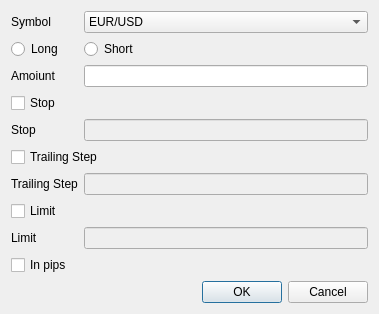
<?xml version="1.0" encoding="UTF-8"?>
<ui version="4.0">
 <class>OpenPos</class>
 <widget class="QDialog" name="OpenPos">
  <property name="geometry">
   <rect>
    <x>0</x>
    <y>0</y>
    <width>379</width>
    <height>310</height>
   </rect>
  </property>
  <property name="windowTitle">
   <string>Dialog</string>
  </property>
  <layout class="QFormLayout" name="formLayout">
   <item row="1" column="1">
    <widget class="QComboBox" name="comboBox">
     <item>
      <property name="text">
       <string>EUR/USD</string>
      </property>
     </item>
    </widget>
   </item>
   <item row="2" column="0">
    <widget class="QRadioButton" name="radioButton">
     <property name="text">
      <string>Long</string>
     </property>
    </widget>
   </item>
   <item row="4" column="0">
    <widget class="QLabel" name="label_2">
     <property name="text">
      <string>Amoiunt</string>
     </property>
    </widget>
   </item>
   <item row="4" column="1">
    <widget class="QLineEdit" name="lineEdit">
     <property name="inputMask">
      <string/>
     </property>
    </widget>
   </item>
   <item row="5" column="0">
    <widget class="QCheckBox" name="checkBox">
     <property name="text">
      <string>Stop</string>
     </property>
    </widget>
   </item>
   <item row="6" column="0">
    <widget class="QLabel" name="label_3">
     <property name="text">
      <string>Stop</string>
     </property>
    </widget>
   </item>
   <item row="6" column="1">
    <widget class="QLineEdit" name="lineEdit_2">
     <property name="enabled">
      <bool>false</bool>
     </property>
    </widget>
   </item>
   <item row="7" column="0" colspan="2">
    <widget class="QCheckBox" name="checkBox_2">
     <property name="text">
      <string>Trailing Step</string>
     </property>
    </widget>
   </item>
   <item row="8" column="0">
    <widget class="QLabel" name="label_4">
     <property name="text">
      <string>Trailing Step</string>
     </property>
    </widget>
   </item>
   <item row="8" column="1">
    <widget class="QLineEdit" name="lineEdit_3">
     <property name="enabled">
      <bool>false</bool>
     </property>
    </widget>
   </item>
   <item row="9" column="0">
    <widget class="QCheckBox" name="checkBox_3">
     <property name="text">
      <string>Limit</string>
     </property>
    </widget>
   </item>
   <item row="10" column="0">
    <widget class="QLabel" name="label_5">
     <property name="text">
      <string>Limit</string>
     </property>
    </widget>
   </item>
   <item row="10" column="1">
    <widget class="QLineEdit" name="lineEdit_4">
     <property name="enabled">
      <bool>false</bool>
     </property>
    </widget>
   </item>
   <item row="11" column="0">
    <widget class="QCheckBox" name="checkBox_4">
     <property name="text">
      <string>In pips</string>
     </property>
    </widget>
   </item>
   <item row="12" column="1">
    <widget class="QDialogButtonBox" name="buttonBox">
     <property name="orientation">
      <enum>Qt::Horizontal</enum>
     </property>
     <property name="standardButtons">
      <set>QDialogButtonBox::Cancel|QDialogButtonBox::Ok</set>
     </property>
    </widget>
   </item>
   <item row="1" column="0">
    <widget class="QLabel" name="label">
     <property name="text">
      <string>Symbol</string>
     </property>
    </widget>
   </item>
   <item row="2" column="1">
    <widget class="QRadioButton" name="radioButton_2">
     <property name="text">
      <string>Short</string>
     </property>
    </widget>
   </item>
  </layout>
 </widget>
 <resources/>
 <connections>
  <connection>
   <sender>buttonBox</sender>
   <signal>accepted()</signal>
   <receiver>OpenPos</receiver>
   <slot>accept()</slot>
   <hints>
    <hint type="sourcelabel">
     <x>248</x>
     <y>254</y>
    </hint>
    <hint type="destinationlabel">
     <x>157</x>
     <y>274</y>
    </hint>
   </hints>
  </connection>
  <connection>
   <sender>buttonBox</sender>
   <signal>rejected()</signal>
   <receiver>OpenPos</receiver>
   <slot>reject()</slot>
   <hints>
    <hint type="sourcelabel">
     <x>316</x>
     <y>260</y>
    </hint>
    <hint type="destinationlabel">
     <x>286</x>
     <y>274</y>
    </hint>
   </hints>
  </connection>
 </connections>
</ui>
